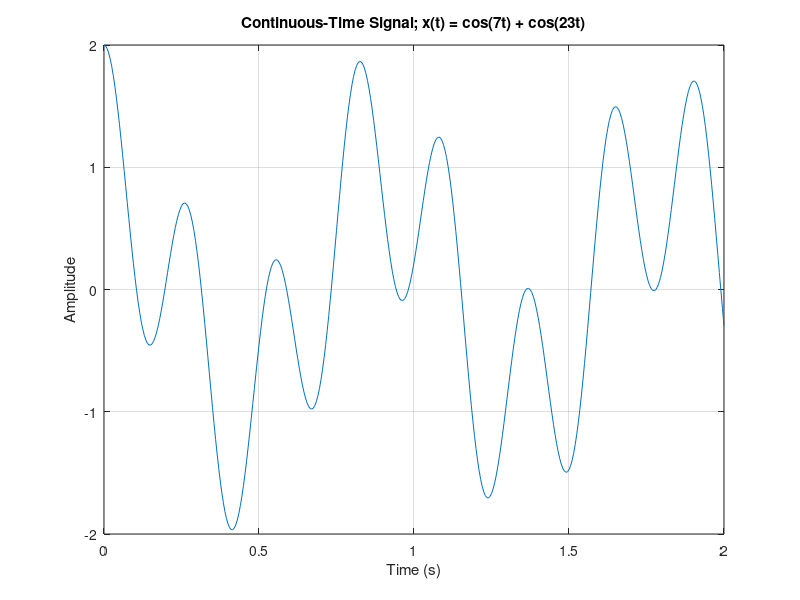
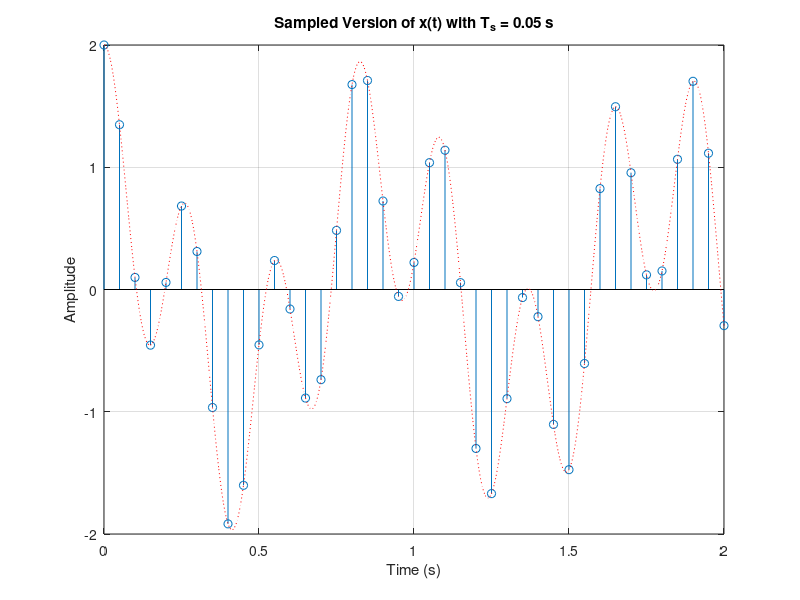
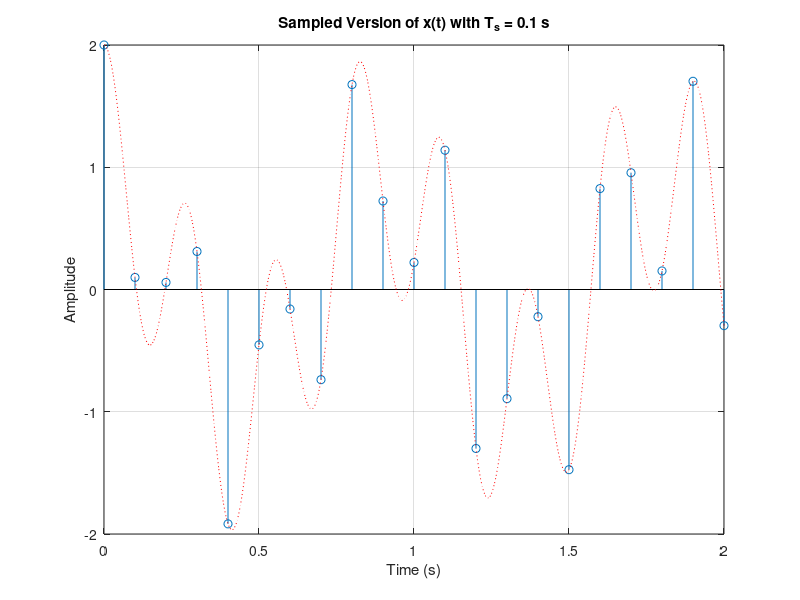
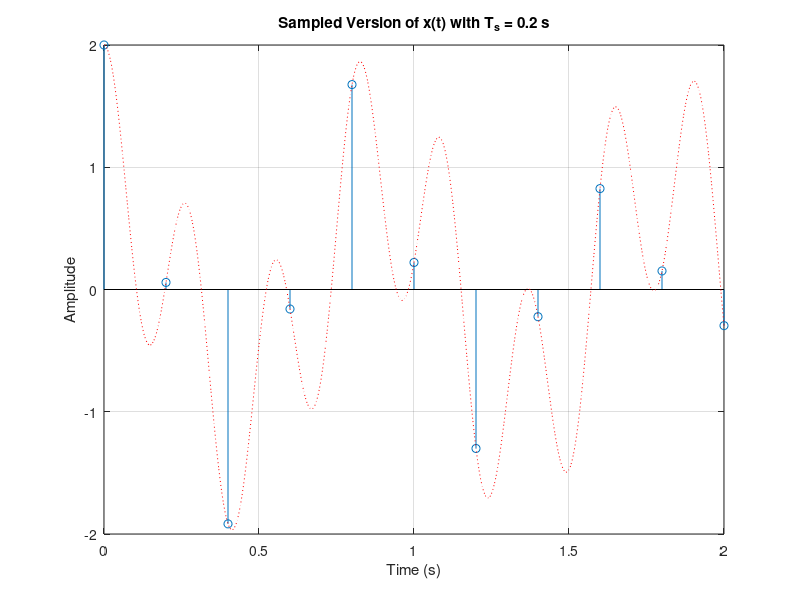

MATLAB code for these plots, in order:
%% Part B
clear all
format shorte

n = [-10:1:39];

x1a = zeros(1,50);
x1b = zeros(1,50);
x1c = zeros(1,50);

for k = 1:50
    if(n(k) == 0) 
        x1a(k) = 1;
    end
    if(n(k) == 3) 
        x1b(k) = 1;
    end
    if(n(k) == -4)
        x1c(k) = 1;
    end
end

figure(1);
stem(n,x1a);

figure(2)
stem(n,x1b);

figure(3)
stem(n,x1c);

x2a = zeros(1,50);
x2b = zeros(1,50);

for k = 1:50
    if (n(k) >= 0)
        x2a(k) = 1;
    end
    
    if(n(k) >= 2)
        x2b(k) = 1;
    end
end

figure(4)
plot(n,x2a);

figure(5)
plot(n,x2b);

x3a = zeros(1,50);
x3b = zeros(1,50);
x3c = zeros(1,50);

for k = 1:50
    if((n(k) >= 0) & (n(k) <= 10))
        x3a(k) = 1;
    end
    
    h(k) = (n(k)+5);
    if((h(k) >= 0) & (h(k) <= 10))
        x3b(k) = 1;
    end
    
    g(k) = (3-n(k));
    if((g(k) >= 0) & (g(k) <= 10))
        x3c(k) = 1;
    end
end

figure(6)
plot(n,x3a)

figure(7)
plot(n,x3b)

figure(8)
plot(n,x3c)

x4 = zeros(1,50);

t = input('input factor of sampling rate: ')

for k = 1:50
    if((n(k) >= 8*t) & (n(k) <= (8*t+3)))
        x4(k) = 1;
    end
end

figure(9)
stem(n,x4)



%% SAMPLING_01_MAT

%

% MATLAB example of a continuous-time signal being sampled at various

% frequencies, illustrating the problem of aliasing caused by sampling

% at too low of a frequency.

%

% Sampling periods and sampling frequencies to be used.

% ws1 = 125.6637, ws2 = 62.8319, ws3 = 31.4159

%

fig_size = [232 84 774 624];

Ts1 = 0.05; Ts2 = 0.1; Ts3 = 0.2;

ws1 = 2*pi/Ts1; ws2 = 2*pi/Ts2; ws3 = 2*pi/Ts3;

%

% Frequencies for the continous-time signal and the time vector.

%

w1 = 7; w2 = 23;

t = [0:0.005:2];

%

% Original continuous-time signal is the sum of two cosines, with

% frequencies of 7 r/s and 23 r/s, respectively.

%

x = cos(w1*t) + cos(w2*t);

figure(1),clf,plot(t,x),grid,xlabel('Time (s)'),ylabel('Amplitude'),...

title('Continuous-Time Signal; x(t) = cos(7t) + cos(23t)'),...

set(gcf,'Position',fig_size)

%

% Sampling the continuous-time signal with a sampling period Ts = 0.05 s.

% The sampled signal is exactly equal to the continuous-time signal at the

% sample times, and the samples accurately model the original signal in

% the following respect: if you look at the samples by themselves and

% wanted to guess what the continuous-time signal looks like, you would be

% able to get pretty close. Note that ws1 is approximately 5.5*w2.

%

t1 = [0:Ts1:2];

xs1 = cos(w1*t1) + cos(w2*t1);

figure(2),clf,stem(t1,xs1);grid,hold on,plot(t,x,'r:'),hold off,...

xlabel('Time (s)'),ylabel('Amplitude'),...

title('Sampled Version of x(t) with T_s = 0.05 s'),...

set(gcf,'Position',fig_size)

%

% Sampling the continuous-time signal with a sampling period Ts = 0.1 s.

% The sampled signal is exactly equal to the continuous-time signal at the

% sample times. The samples are a less accurate representation of the

% original signal than with the smaller Ts (higher sampling frequency ws).

% Note that ws2 is approximately 2.7*w2.

%

t2 = [0:Ts2:2];

xs2 = cos(w1*t2) + cos(w2*t2);

figure(3),clf,stem(t2,xs2);grid,hold on,plot(t,x,'r:'),hold off,...

xlabel('Time (s)'),ylabel('Amplitude'),...

title('Sampled Version of x(t) with T_s = 0.1 s'),...

set(gcf,'Position',fig_size)

%

% Sampling the continuous-time signal with a sampling period Ts = 0.2 s.

% The sampled signal is exactly equal to the continuous-time signal at the

% sample times. The samples now are not a good representation of the

% original signal at all. Note that ws3 is approximately 1.37*w2.

%

t3 = [0:Ts3:2];

xs3 = cos(w1*t3) + cos(w2*t3);

figure(4),clf,stem(t3,xs3);grid,hold on,plot(t,x,'r:'),hold off,...

xlabel('Time (s)'),ylabel('Amplitude'),...

title('Sampled Version of x(t) with T_s = 0.2 s'),...

set(gcf,'Position',fig_size)

%

% Since ws3 < 2*w2, the Nyquist Sampling Theorem is violated, and x(t)

% could not be recovered from the samples obtained with Ts3 using an ideal

% low-pass filter. Aliasing has occurred. The samples of the original

% x(t) using a sampling period Ts3 have exactly the same values that the

% signal x1(t) = cos(w1*t) + cos((w2-ws3)*t) would have when sampled with

% a sampling period Ts3. w2 - w3 = -8.4159 r/s.

%

w2s3 = w2 - ws3;

x1 = cos(w1*t) + cos(w2s3*t);

%

figure(5),clf,stem(t3,xs3);grid,hold on,plot(t,x,'k:',t,x1,'r:'),...

hold off,xlabel('Time (s)'),ylabel('Amplitude'),...

title('Sampling x(t) and x_1(t) with T_s = 0.2 s'),...

set(gcf,'Position',fig_size),...

text(1.13,1.2,'x(t)'),text(0.1,1.6,'x_1(t)')

%

% Computing the first few frequencies in the sampled signals.

n = [-1 0 1]; wx = [-w2 -w1 w1 w2];

wx1 = []; wx2 = []; wx3 = [];

for i = 1:length(n)

wx1 = [wx1 (wx + n(i)*ws1)];

wx2 = [wx2 (wx + n(i)*ws2)];

wx3 = [wx3 (wx + n(i)*ws3)];

end

wx1 = sort(wx1); wx2 = sort(wx2); wx3 = sort(wx3);

clear i